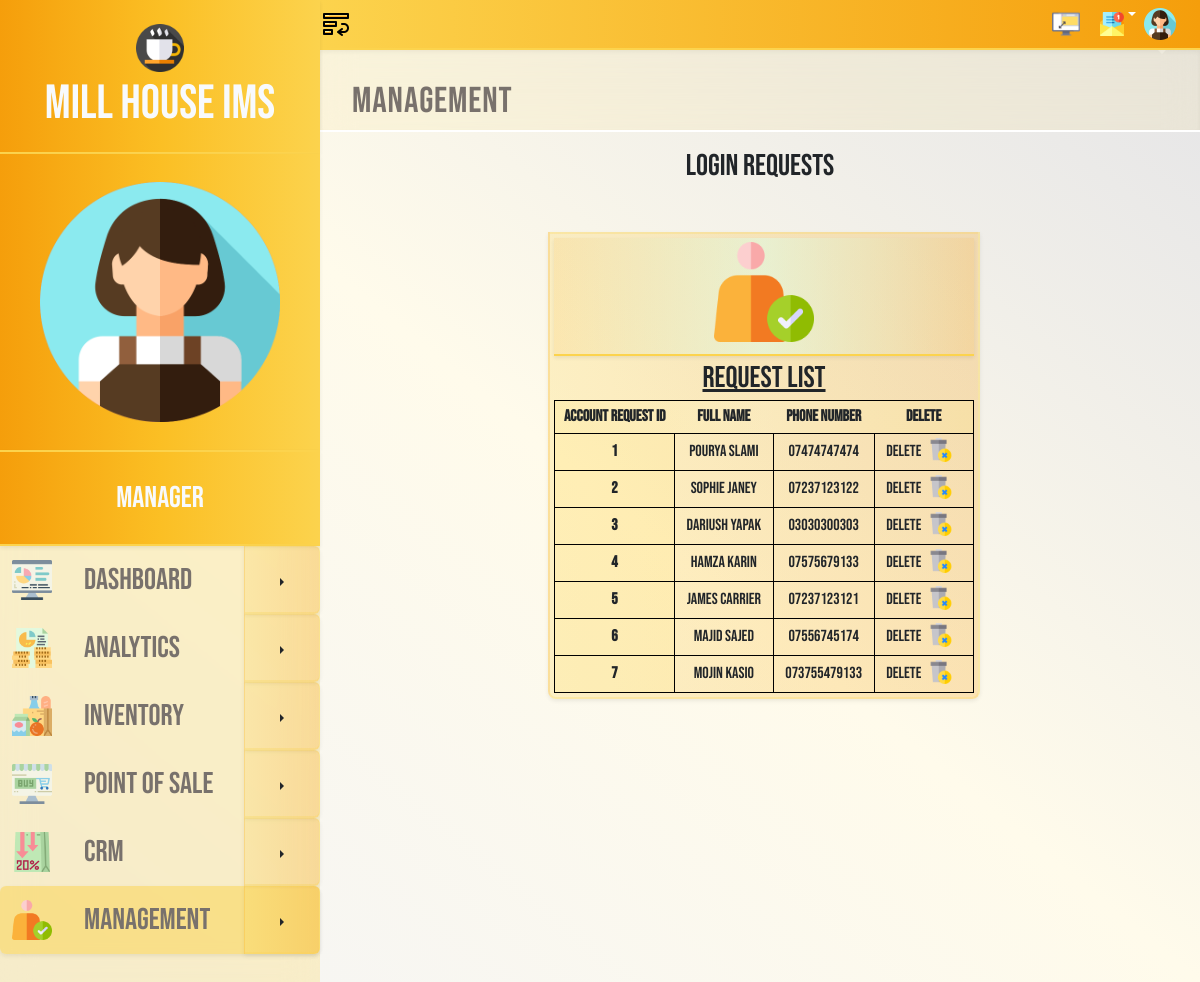
The app's page /management-LR.php (signed in) with its own data.
### tables this page shows
CREATE TABLE `accreq` (
  `acc_req_id` int(11) NOT NULL,
  `full_name` varchar(50) NOT NULL,
  `phonenumber` varchar(15) NOT NULL
);

### functions/management/LR.php (the view, shortened to what this page needs)
<?php
include('functions/index/connection2data.php');
function getAccountRequests($connection) {
    $stmt = $connection->query("SELECT acc_req_id, full_name, phonenumber FROM accreq");
    return $stmt->fetchAll(PDO::FETCH_ASSOC);
}
$accountRequests = getAccountRequests($connection);
?>
<!DOCTYPE html>
<html lang="en">
<body>
    <h2 class="text-3xl my-2 mb-5">Login Requests</h2>
   <div class="flex justify-center">
        <div class="border-2   bg-gradient-to-r from-amber-300/25  to-amber-500/25  border-amber-300/25 shadow-sm ml-2 mb-8 p-1 rounded-b-lg w-1/2">
        <li class=" text-white text-2xl p-1  text-center shadow-sm justify-center bg-gradient-to-r from-amber-500/10 via-green-100/50 to-amber-500/10 border-b-2 border-amber-300 grid place-items-center" >
            <img class=" fill-current  h-[100px] w-[100px]  mb-2" focusable="false"  src="./UI/security.png">
          </li>
          <h3 class="underline text-3xl p-1">Request List</h3>
    <table class="w-full ">
        <thead>
            <tr class="bg-gradient-to-r from-amber-200/25 via-amber-100/25 to-amber-200/25 border border-black font-bold ">
                <th class="text-center p-1">Account Request ID</th>
                <th class="text-center p-1">Full Name</th>
                <th class="text-center p-1">Phone Number</th>
                <th class="text-center p-1">Delete</th>
            </tr>
        </thead>
        <tbody>
            <?php foreach ($accountRequests as $request): ?>
            <tr class="border border-black">
                <td class="text-center bg-amber-200/25 border border-black p-1 font-bold w-[120px]"><?= htmlspecialchars($request['acc_req_id']) ?></td>
                <td class="text-center border border-black p-1"><?= htmlspecialchars($request['full_name']) ?></td>
                <td class="text-center border border-black p-1"><?= htmlspecialchars($request['phonenumber']) ?></td>
                <td class="text-center border border-black p-1">
                    <form method="GET" action="./functions/management/delete_accreq.php">
                        <div class="flex justify-center">
                            <button class="flex justify-center transition ease-in duration-200 transform hover:-translate-y-1 active:translate-y-0">
                            <input class="mt-0.5" type="submit" name="delete" value="Delete" onclick="return confirm('Are you sure you want to delete this request?');">
                           <img class="h-6 w-6 mx-2 mb-1 "  src="./UI/delete.png">
                        </button>
                        </div>
                    </form>
                </td>
            </tr>
            <?php endforeach; ?>
        </tbody>
    </table>
</div>
   </div>
</body>
</html>

### records on screen
accreq: acc_req_id "1", full_name "pourya slami", phonenumber "07474747474"
accreq: acc_req_id "2", full_name "Sophie Janey", phonenumber "07237123122"
accreq: acc_req_id "3", full_name "dariush yapak", phonenumber "03030300303"
accreq: acc_req_id "4", full_name "Hamza Karin", phonenumber "07575679133"
accreq: acc_req_id "5", full_name "James Carrier", phonenumber "07237123121"
accreq: acc_req_id "6", full_name "Majid Sajed", phonenumber "07556745174"
accreq: acc_req_id "7", full_name "Mojin Kasio", phonenumber "073755479133"
